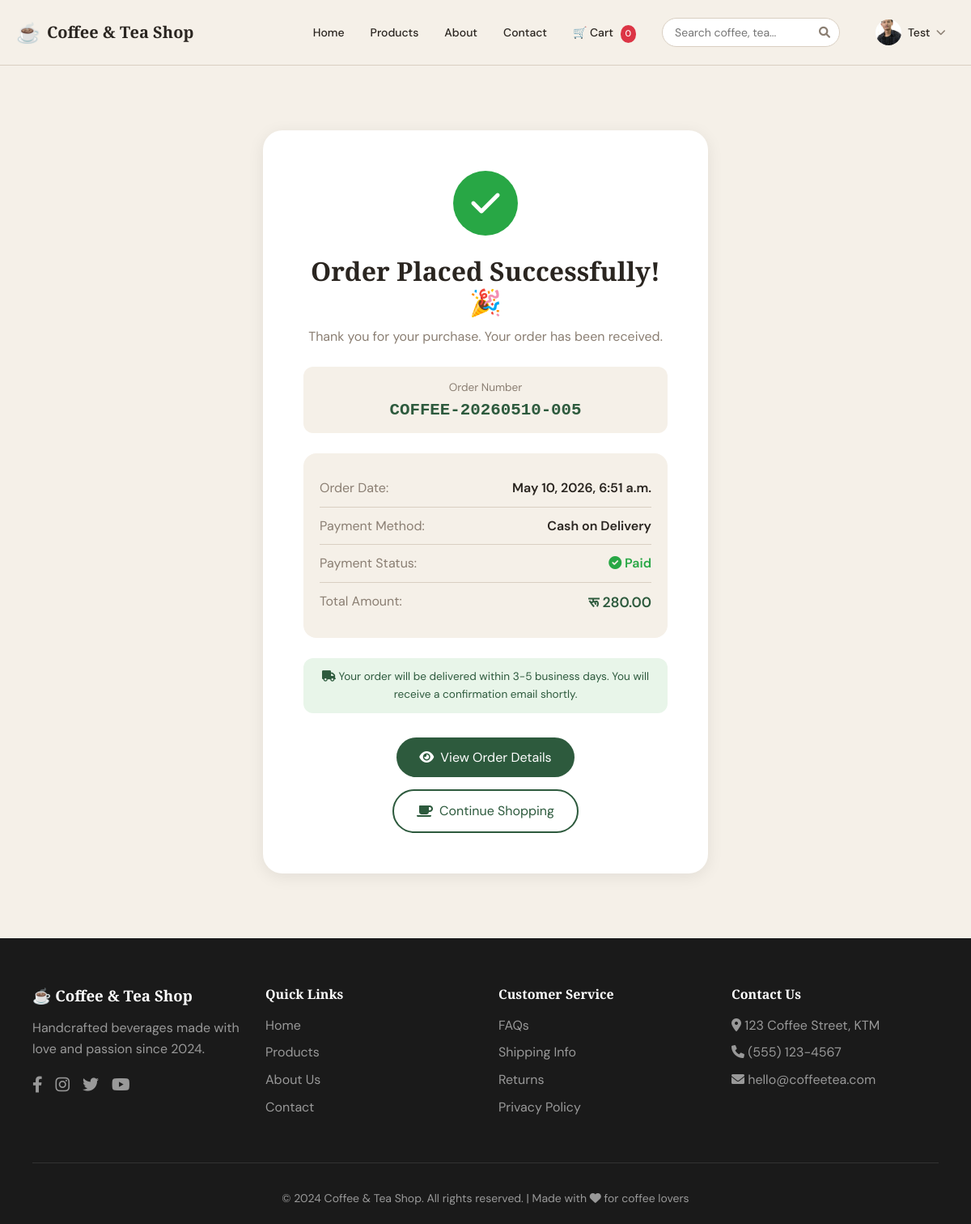
The app's page /orders/success/11/ (signed in) with its own data.
### apps/accounts/models.py (models this page shows, shortened)
class CustomUser(AbstractUser):
    phone_number = models.CharField(max_length=15, blank=True, null=True)
    address = models.TextField(blank=True, null=True)
    profile_picture = models.ImageField(upload_to='profile_pics/', blank=True, null=True)
    created_at = models.DateTimeField(auto_now_add=True)
    updated_at = models.DateTimeField(auto_now=True)
    class Meta:
        verbose_name = 'User'
        verbose_name_plural = 'Users'

### apps/orders/models.py (models this page shows, shortened)
class Order(models.Model):
    PAYMENT_METHODS = [
        ('cod', 'Cash on Delivery'),
        ('esewa', 'Esewa'),
        ('khalti', 'Khalti'),
        ('stripe', 'Credit/Debit Card'),
    ]
    STATUS_CHOICES = [
        ('pending', 'Pending Payment'),
        ('confirmed', 'Confirmed'),
        ('processing', 'Processing'),
        ('shipped', 'Shipped'),
        ('delivered', 'Delivered'),
        ('cancelled', 'Cancelled'),
    ]
    PAYMENT_STATUS = [
        ('pending', 'Pending'),
        ('paid', 'Paid'),
        ('failed', 'Failed'),
        ('refunded', 'Refunded'),
    ]
    user = models.ForeignKey(settings.AUTH_USER_MODEL, on_delete=models.CASCADE, null=True, blank=True)
    session_key = models.CharField(max_length=40, null=True, blank=True)
    order_number = models.CharField(max_length=20, unique=True, editable=False)
    full_name = models.CharField(max_length=200)
    email = models.EmailField()
    phone = models.CharField(max_length=15)
    address = models.TextField()
    city = models.CharField(max_length=100)
    postal_code = models.CharField(max_length=20, blank=True)
    total_amount = models.DecimalField(max_digits=10, decimal_places=2)
    delivery_charge = models.DecimalField(max_digits=10, decimal_places=2, default=0)
    discount = models.DecimalField(max_digits=10, decimal_places=2, default=0)
    grand_total = models.DecimalField(max_digits=10, decimal_places=2)
    payment_method = models.CharField(max_length=20, choices=PAYMENT_METHODS)
    payment_status = models.CharField(max_length=20, choices=PAYMENT_STATUS, default='pending')
    payment_id = models.CharField(max_length=200, blank=True, null=True)
    status = models.CharField(max_length=20, choices=STATUS_CHOICES, default='pending')
    notes = models.TextField(blank=True, null=True)
    ip_address = models.GenericIPAddressField(blank=True, null=True)
    created_at = models.DateTimeField(auto_now_add=True)
    updated_at = models.DateTimeField(auto_now=True)
    class Meta:
        ordering = ['-created_at']
        verbose_name = 'Order'
        verbose_name_plural = 'Orders'

### apps/orders/views.py (the view)
# urls.py: path('success/<int:order_id>/', views.order_success, name='order_success'),
def order_success(request, order_id):
    order = get_object_or_404(Order, id=order_id)
    if order.payment_id and order.payment_status == 'pending':
        order.payment_status = 'paid'
        order.status = 'confirmed'
        order.save()
        print(f"✅ Order #{order.order_number} marked as PAID automatically")
    return render(request, 'orders/order_success.html', {'order': order})

### apps/cart/context_processors.py (called while the page is built)
def get_cart(request):
    if request.user.is_authenticated:
        cart, created = Cart.objects.get_or_create(user=request.user)
    else:
        if not request.session.session_key:
            request.session.create()
        cart, created = Cart.objects.get_or_create(session_key=request.session.session_key)
    return cart

def cart_count(request):
    try:
        cart = get_cart(request)
        return {'cart_total_items': cart.get_total_items()}
    except:
        return {'cart_total_items': 0}

### apps/cart/models.py (called while the page is built)
    def get_total_items(self):
        return sum(item.quantity for item in self.items.all())

### apps/orders/templates/orders/order_success.html (shortened to what this page needs)
{% extends 'base.html' %}
{% load static %}
{% block content %}
<section class="success-page">
  <div class="success-card">
    <div class="success-icon">
      <i class="fas fa-check"></i>
    </div>
    <h1>Order Placed Successfully! 🎉</h1>
    <p>Thank you for your purchase. Your order has been received.</p>
    <div class="order-number">
      <p>Order Number</p>
      <h3>{{ order.order_number }}</h3>
    </div>
    <div class="order-details">
      <div class="detail-row">
        <span>Order Date:</span>
        <span>{{ order.created_at|date:"F j, Y, g:i a" }}</span>
      </div>
      <div class="detail-row">
        <span>Payment Method:</span>
        <span>{{ order.get_payment_method_display }}</span>
      </div>
      <div class="detail-row">
        <span>Payment Status:</span>
        <span style="color: #28a745; font-weight: 600;">
          <i class="fas fa-check-circle"></i> {{ order.get_payment_status_display|title }}
        </span>
      </div>
      <div class="detail-row">
        <span>Total Amount:</span>
        <span style="font-size: 1.1rem; color: var(--primary);">रू {{ order.grand_total|floatformat:2 }}</span>
      </div>
    </div>
    <div class="delivery-note">
      <i class="fas fa-truck"></i> Your order will be delivered within 3-5 business days.
      You will receive a confirmation email shortly.
    </div>
    <div class="action-buttons">
      <a href="{% url 'orders:order_detail' order.id %}" class="btn-primary">
        <i class="fas fa-eye"></i> View Order Details
      </a>
      <a href="/products/" class="btn-outline">
        <i class="fas fa-coffee"></i> Continue Shopping
      </a>
    </div>
  </div>
</section>
{% endblock %}

### templates/base.html (shortened to what this page needs)
{% load static %}
<!DOCTYPE html>
<html lang="en">
<head>
  <link rel="stylesheet" href="{% static 'css/styles.css' %}" />
  <link rel="stylesheet" href="https://cdnjs.cloudflare.com/ajax/libs/font-awesome/6.0.0-beta3/css/all.min.css">
</head>
<body>
  <nav class="navbar desktop-nav">
    <div class="nav-container">
      <a href="/" class="navbar-brand">
        <span class="brand-icon">☕</span>
        <span class="brand-text">Coffee &amp; Tea Shop</span>
      </a>
      <ul class="navbar-links">
        <li><a href="/" class="{% block home_active %}{% endblock %}">Home</a></li>
        <li><a href="/products/" class="{% block products_active %}{% endblock %}">Products</a></li>
        <li><a href="/about/" class="{% block about_active %}{% endblock %}">About</a></li>
        <li><a href="/contact/" class="{% block contact_active %}{% endblock %}">Contact</a></li>
        <li><a href="/cart/">🛒 Cart <span id="cartCountDesktop" class="cart-count">0</span></a></li>
        <li class="nav-search">
          <form method="get" action="{% url 'products:search' %}" class="search-form-nav" id="searchForm">
            <div class="search-wrapper">
              <input type="text" name="q" id="searchInput" placeholder="Search coffee, tea..." class="search-input-nav" autocomplete="off">
              <button type="submit"><i class="fas fa-search"></i></button>
            </div>
          </form>
        </li>
        {% if user.is_authenticated %}
          <li class="dropdown">
            <a href="#" class="dropdown-toggle" id="userDropdown" onclick="toggleDropdown(event)">
              <div class="user-avatar">
                {% if user.profile_picture %}
                  <img src="{{ user.profile_picture.url }}" alt="{{ user.username }}" class="avatar-img">
                {% else %}
                  <i class="fas fa-user-circle"></i>
                {% endif %}
              </div>
              <span class="username">{{ user.first_name|default:user.username }}</span>
              <i class="fas fa-chevron-down"></i>
            </a>
          </li>
        {% else %}
          <li><a href="{% url 'accounts:login' %}" class="login-nav-btn">Login</a></li>
        {% endif %}
      </ul>
    </div>
  </nav>
  <main>
    {% block content %}
    {% endblock %}
  </main>
  <footer class="footer">
    <div class="container">
      <div class="footer-grid">
        <div class="footer-about">
          <h3>☕ Coffee & Tea Shop</h3>
          <p>Handcrafted beverages made with love and passion since 2024.</p>
          <div class="social-links">
            <a href="https://www.facebook.com/"><i class="fab fa-facebook-f"></i></a>
            <a href="https://www.instagram.com/?hl=en"><i class="fab fa-instagram"></i></a>
            <a href="https://x.com/"><i class="fab fa-twitter"></i></a>
            <a href="https://www.youtube.com/"><i class="fab fa-youtube"></i></a>
          </div>
        </div>
        <div class="footer-links">
          <h4>Quick Links</h4>
          <ul>
            <li><a href="/">Home</a></li>
            <li><a href="/products/">Products</a></li>
            <li><a href="/about/">About Us</a></li>
            <li><a href="/contact/">Contact</a></li>
          </ul>
        </div>
        <div class="footer-links">
          <h4>Customer Service</h4>
          <ul>
            <li><a href="#">FAQs</a></li>
            <li><a href="#">Shipping Info</a></li>
            <li><a href="#">Returns</a></li>
            <li><a href="#">Privacy Policy</a></li>
          </ul>
        </div>
        <div class="footer-contact">
          <h4>Contact Us</h4>
          <ul>
            <li><i class="fas fa-map-marker-alt"></i> 123 Coffee Street, KTM</li>
            <li><i class="fas fa-phone"></i> (555) 123-4567</li>
            <li><i class="fas fa-envelope"></i> hello@coffeetea.com</li>
          </ul>
        </div>
      </div>
      <div class="footer-bottom">
        <p>&copy; 2024 Coffee & Tea Shop. All rights reserved. | Made with <i class="fas fa-heart"></i> for coffee lovers</p>
      </div>
    </div>
  </footer>
</body>
</html>

### static/css/styles.css (style rules this page uses)
:root { --bg: #f5f0e8; --fg: #2a2520; --primary: #2d5a3d; --primary-dark: #1e3d28; --primary-light: #4a7a5a; --primary-fg: #f5f0e8; --card-bg: #faf8f5; --muted: #8a7e72; --border: #d9cfc2; --accent: #c4a27a; --shadow: 0 4px 20px rgba(0,0,0,0.08); --shadow-hover: 0 8px 30px rgba(0,0,0,0.12); }
* { margin: 0; padding: 0; box-sizing: border-box; }
body { font-family: 'DM Sans', sans-serif; background: var(--bg); color: var(--fg); line-height: 1.6; }
h1, h2, h3, h4 { font-family: 'Playfair Display', serif; font-weight: 700; line-height: 1.2; }
.container { max-width: 1200px; margin: 0 auto; padding: 0 20px; }
.navbar { background: var(--bg); border-bottom: 1px solid var(--border); position: sticky; top: 0; z-index: 100; backdrop-filter: blur(10px); }
.nav-container { max-width: 1200px; margin: 0 auto; padding: 1rem 20px; display: flex; justify-content: space-between; align-items: center; }
.navbar-brand { display: flex; align-items: center; gap: 8px; font-family: 'Playfair Display', serif; font-size: 1.25rem; font-weight: 700; color: var(--fg); text-decoration: none; }
.brand-icon { font-size: 1.5rem; }
.navbar-links { display: flex; gap: 2rem; list-style: none; align-items: center; }
.navbar-links a { font-size: 0.875rem; font-weight: 500; color: var(--fg); text-decoration: none; transition: color 0.2s; }
.nav-search { margin-left: auto; }
.search-wrapper { position: relative; }
.search-form-nav { display: flex; align-items: center; }
.search-input-nav { padding: 8px 35px 8px 15px; border: 1px solid var(--border); border-radius: 50px; font-size: 14px; width: 220px; transition: all 0.3s; font-family: 'DM Sans', sans-serif; }
.search-form-nav button { position: absolute; right: 12px; top: 50%; transform: translateY(-50%); background: none; border: none; cursor: pointer; color: var(--muted); font-size: 14px; }
.dropdown { position: relative; display: inline-block; }
.dropdown-toggle { display: flex; align-items: center; gap: 8px; cursor: pointer; padding: 8px 12px; border-radius: 40px; transition: all 0.3s; text-decoration: none; color: var(--fg); }
.user-avatar { width: 32px; height: 32px; border-radius: 50%; overflow: hidden; display: flex; align-items: center; justify-content: center; }
.avatar-img { width: 100%; height: 100%; object-fit: cover; }
.username { font-size: 14px; font-weight: 500; color: var(--fg); }
.dropdown-toggle i.fa-chevron-down { font-size: 12px; color: var(--muted); transition: transform 0.3s; }
.cart-count { display: inline-block; background: #dc3545; color: white; border-radius: 50%; padding: 2px 6px; font-size: 11px; margin-left: 5px; min-width: 18px; text-align: center; }
.footer { background: #1a1a1a; color: #999; padding: 60px 20px 20px; }
.footer-grid { display: grid; grid-template-columns: repeat(4, 1fr); gap: 2rem; margin-bottom: 3rem; }
.footer-about h3 { color: white; margin-bottom: 1rem; }
.footer-about p { margin-bottom: 1rem; }
.social-links { display: flex; gap: 1rem; }
.social-links a { color: #999; text-decoration: none; font-size: 1.25rem; transition: color 0.3s; }
.footer-links h4, .footer-contact h4 { color: white; margin-bottom: 1rem; }
.footer-links ul, .footer-contact ul { list-style: none; }
.footer-links li, .footer-contact li { margin-bottom: 0.5rem; }
.footer-links a { color: #999; text-decoration: none; transition: color 0.3s; }
.footer-contact li { color: #999; }
.footer-bottom { text-align: center; padding-top: 2rem; border-top: 1px solid #333; font-size: 0.875rem; }

### records on screen
CustomUser: profile_picture (picture), first_name "Test"
Order: order_number "COFFEE-20260510-005", created_at "May 10, 2026, 6:51 a.m.", payment_method "Cash on Delivery", payment_status "Paid", grand_total "280.00"
